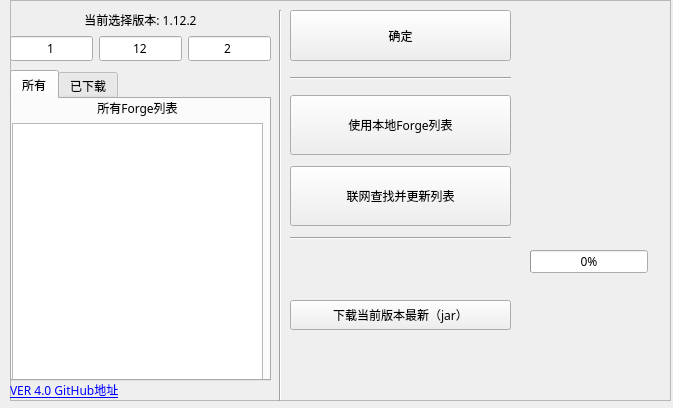
<?xml version="1.0" encoding="UTF-8"?>
<ui version="4.0">
 <class>MainWindow</class>
 <widget class="QMainWindow" name="MainWindow">
  <property name="enabled">
   <bool>true</bool>
  </property>
  <property name="geometry">
   <rect>
    <x>0</x>
    <y>0</y>
    <width>673</width>
    <height>408</height>
   </rect>
  </property>
  <property name="sizePolicy">
   <sizepolicy hsizetype="Fixed" vsizetype="Fixed">
    <horstretch>0</horstretch>
    <verstretch>0</verstretch>
   </sizepolicy>
  </property>
  <property name="minimumSize">
   <size>
    <width>500</width>
    <height>400</height>
   </size>
  </property>
  <property name="maximumSize">
   <size>
    <width>800</width>
    <height>600</height>
   </size>
  </property>
  <property name="font">
   <font>
    <family>微软雅黑</family>
    <weight>50</weight>
    <bold>false</bold>
   </font>
  </property>
  <property name="windowTitle">
   <string>MinecraftGetForge--By Trisuborn</string>
  </property>
  <property name="whatsThis">
   <string>版本</string>
  </property>
  <property name="accessibleName">
   <string/>
  </property>
  <widget class="QWidget" name="centralwidget">
   <widget class="QFrame" name="frame">
    <property name="geometry">
     <rect>
      <x>10</x>
      <y>0</y>
      <width>661</width>
      <height>401</height>
     </rect>
    </property>
    <property name="frameShape">
     <enum>QFrame::StyledPanel</enum>
    </property>
    <property name="frameShadow">
     <enum>QFrame::Raised</enum>
    </property>
    <widget class="QWidget" name="horizontalLayoutWidget_2">
     <property name="geometry">
      <rect>
       <x>0</x>
       <y>10</y>
       <width>261</width>
       <height>51</height>
      </rect>
     </property>
     <layout class="QGridLayout" name="gridLayout_3">
      <item row="1" column="1">
       <widget class="QLineEdit" name="lineEdit_ver2">
        <property name="acceptDrops">
         <bool>false</bool>
        </property>
        <property name="inputMask">
         <string>00</string>
        </property>
        <property name="text">
         <string>12</string>
        </property>
        <property name="maxLength">
         <number>2</number>
        </property>
        <property name="alignment">
         <set>Qt::AlignCenter</set>
        </property>
        <property name="placeholderText">
         <string>12</string>
        </property>
       </widget>
      </item>
      <item row="0" column="0" colspan="3">
       <widget class="QLabel" name="label_ver">
        <property name="text">
         <string>当前选择版本: 1.12.2</string>
        </property>
        <property name="alignment">
         <set>Qt::AlignCenter</set>
        </property>
       </widget>
      </item>
      <item row="1" column="2">
       <widget class="QLineEdit" name="lineEdit_ver3">
        <property name="acceptDrops">
         <bool>false</bool>
        </property>
        <property name="inputMask">
         <string>00</string>
        </property>
        <property name="text">
         <string>2</string>
        </property>
        <property name="maxLength">
         <number>2</number>
        </property>
        <property name="alignment">
         <set>Qt::AlignCenter</set>
        </property>
        <property name="placeholderText">
         <string>2</string>
        </property>
       </widget>
      </item>
      <item row="1" column="0">
       <widget class="QLineEdit" name="lineEdit_ver1">
        <property name="acceptDrops">
         <bool>false</bool>
        </property>
        <property name="inputMask">
         <string>0</string>
        </property>
        <property name="text">
         <string>1</string>
        </property>
        <property name="maxLength">
         <number>1</number>
        </property>
        <property name="alignment">
         <set>Qt::AlignCenter</set>
        </property>
        <property name="placeholderText">
         <string>1</string>
        </property>
       </widget>
      </item>
     </layout>
    </widget>
    <widget class="QWidget" name="verticalLayoutWidget_2">
     <property name="geometry">
      <rect>
       <x>280</x>
       <y>90</y>
       <width>221</width>
       <height>141</height>
      </rect>
     </property>
     <layout class="QVBoxLayout" name="verticalLayout">
      <item>
       <widget class="QPushButton" name="btn_locale">
        <property name="minimumSize">
         <size>
          <width>0</width>
          <height>60</height>
         </size>
        </property>
        <property name="text">
         <string>使用本地Forge列表</string>
        </property>
       </widget>
      </item>
      <item>
       <widget class="QPushButton" name="btn_query">
        <property name="minimumSize">
         <size>
          <width>0</width>
          <height>60</height>
         </size>
        </property>
        <property name="text">
         <string>联网查找并更新列表</string>
        </property>
       </widget>
      </item>
     </layout>
    </widget>
    <widget class="QPushButton" name="btn_sure">
     <property name="geometry">
      <rect>
       <x>280</x>
       <y>10</y>
       <width>221</width>
       <height>51</height>
      </rect>
     </property>
     <property name="sizePolicy">
      <sizepolicy hsizetype="Fixed" vsizetype="Fixed">
       <horstretch>0</horstretch>
       <verstretch>0</verstretch>
      </sizepolicy>
     </property>
     <property name="minimumSize">
      <size>
       <width>0</width>
       <height>0</height>
      </size>
     </property>
     <property name="maximumSize">
      <size>
       <width>400</width>
       <height>100</height>
      </size>
     </property>
     <property name="text">
      <string>确定</string>
     </property>
     <property name="flat">
      <bool>false</bool>
     </property>
    </widget>
    <widget class="Line" name="line">
     <property name="geometry">
      <rect>
       <x>250</x>
       <y>100</y>
       <width>3</width>
       <height>61</height>
      </rect>
     </property>
     <property name="orientation">
      <enum>Qt::Vertical</enum>
     </property>
    </widget>
    <widget class="QTabWidget" name="tabWidget">
     <property name="geometry">
      <rect>
       <x>0</x>
       <y>70</y>
       <width>261</width>
       <height>311</height>
      </rect>
     </property>
     <property name="currentIndex">
      <number>0</number>
     </property>
     <widget class="QWidget" name="tab">
      <attribute name="title">
       <string>所有</string>
      </attribute>
      <widget class="QWidget" name="verticalLayoutWidget">
       <property name="geometry">
        <rect>
         <x>0</x>
         <y>0</y>
         <width>251</width>
         <height>281</height>
        </rect>
       </property>
       <layout class="QGridLayout" name="gridLayout">
        <property name="sizeConstraint">
         <enum>QLayout::SetMinimumSize</enum>
        </property>
        <item row="0" column="0">
         <widget class="QLabel" name="label_out">
          <property name="enabled">
           <bool>true</bool>
          </property>
          <property name="text">
           <string>所有Forge列表</string>
          </property>
          <property name="alignment">
           <set>Qt::AlignCenter</set>
          </property>
         </widget>
        </item>
        <item row="1" column="0">
         <widget class="QTextBrowser" name="textBrowser_forgeList">
          <property name="enabled">
           <bool>true</bool>
          </property>
          <property name="tabChangesFocus">
           <bool>true</bool>
          </property>
          <property name="undoRedoEnabled">
           <bool>true</bool>
          </property>
          <property name="html">
           <string>&lt;!DOCTYPE HTML PUBLIC &quot;-//W3C//DTD HTML 4.0//EN&quot; &quot;http://www.w3.org/TR/REC-html40/strict.dtd&quot;&gt;
&lt;html&gt;&lt;head&gt;&lt;meta name=&quot;qrichtext&quot; content=&quot;1&quot; /&gt;&lt;style type=&quot;text/css&quot;&gt;
p, li { white-space: pre-wrap; }
&lt;/style&gt;&lt;/head&gt;&lt;body style=&quot; font-family:'微软雅黑'; font-size:9pt; font-weight:400; font-style:normal;&quot;&gt;
&lt;p style=&quot;-qt-paragraph-type:empty; margin-top:0px; margin-bottom:0px; margin-left:0px; margin-right:0px; -qt-block-indent:0; text-indent:0px;&quot;&gt;&lt;br /&gt;&lt;/p&gt;&lt;/body&gt;&lt;/html&gt;</string>
          </property>
          <property name="openExternalLinks">
           <bool>true</bool>
          </property>
         </widget>
        </item>
       </layout>
      </widget>
     </widget>
     <widget class="QWidget" name="tab_2">
      <attribute name="title">
       <string>已下载</string>
      </attribute>
      <widget class="QWidget" name="verticalLayoutWidget_4">
       <property name="geometry">
        <rect>
         <x>0</x>
         <y>0</y>
         <width>251</width>
         <height>281</height>
        </rect>
       </property>
       <layout class="QGridLayout" name="gridLayout_2">
        <property name="sizeConstraint">
         <enum>QLayout::SetMinimumSize</enum>
        </property>
        <item row="0" column="0">
         <widget class="QLabel" name="label_out_2">
          <property name="enabled">
           <bool>true</bool>
          </property>
          <property name="text">
           <string>已下载Forge列表</string>
          </property>
          <property name="alignment">
           <set>Qt::AlignCenter</set>
          </property>
         </widget>
        </item>
        <item row="1" column="0">
         <widget class="QTextBrowser" name="textBrowser_forgeList_2">
          <property name="enabled">
           <bool>true</bool>
          </property>
          <property name="tabChangesFocus">
           <bool>true</bool>
          </property>
          <property name="undoRedoEnabled">
           <bool>true</bool>
          </property>
          <property name="html">
           <string>&lt;!DOCTYPE HTML PUBLIC &quot;-//W3C//DTD HTML 4.0//EN&quot; &quot;http://www.w3.org/TR/REC-html40/strict.dtd&quot;&gt;
&lt;html&gt;&lt;head&gt;&lt;meta name=&quot;qrichtext&quot; content=&quot;1&quot; /&gt;&lt;style type=&quot;text/css&quot;&gt;
p, li { white-space: pre-wrap; }
&lt;/style&gt;&lt;/head&gt;&lt;body style=&quot; font-family:'微软雅黑'; font-size:9pt; font-weight:400; font-style:normal;&quot;&gt;
&lt;p style=&quot;-qt-paragraph-type:empty; margin-top:0px; margin-bottom:0px; margin-left:0px; margin-right:0px; -qt-block-indent:0; text-indent:0px;&quot;&gt;&lt;br /&gt;&lt;/p&gt;&lt;/body&gt;&lt;/html&gt;</string>
          </property>
          <property name="openExternalLinks">
           <bool>true</bool>
          </property>
         </widget>
        </item>
       </layout>
      </widget>
     </widget>
    </widget>
    <widget class="QWidget" name="verticalLayoutWidget_3">
     <property name="geometry">
      <rect>
       <x>0</x>
       <y>380</y>
       <width>261</width>
       <height>21</height>
      </rect>
     </property>
     <layout class="QVBoxLayout" name="verticalLayout_2">
      <property name="spacing">
       <number>1</number>
      </property>
      <item>
       <widget class="QLabel" name="label_github">
        <property name="sizePolicy">
         <sizepolicy hsizetype="Expanding" vsizetype="Expanding">
          <horstretch>0</horstretch>
          <verstretch>0</verstretch>
         </sizepolicy>
        </property>
        <property name="text">
         <string>&lt;a href=&quot;https://github.com/Trisuborn/MinecraftGetForge&quot;&gt;VER 4.0 GitHub地址&lt;/a&gt;</string>
        </property>
        <property name="openExternalLinks">
         <bool>true</bool>
        </property>
       </widget>
      </item>
     </layout>
    </widget>
    <widget class="Line" name="line_2">
     <property name="geometry">
      <rect>
       <x>260</x>
       <y>10</y>
       <width>20</width>
       <height>391</height>
      </rect>
     </property>
     <property name="orientation">
      <enum>Qt::Vertical</enum>
     </property>
    </widget>
    <widget class="QWidget" name="verticalLayoutWidget_5">
     <property name="geometry">
      <rect>
       <x>280</x>
       <y>250</y>
       <width>221</width>
       <height>131</height>
      </rect>
     </property>
     <layout class="QVBoxLayout" name="verticalLayout_3">
      <item>
       <widget class="QPushButton" name="btn_download_1">
        <property name="minimumSize">
         <size>
          <width>0</width>
          <height>30</height>
         </size>
        </property>
        <property name="text">
         <string>下载当前版本最新（jar）</string>
        </property>
       </widget>
      </item>
     </layout>
    </widget>
    <widget class="Line" name="line_3">
     <property name="geometry">
      <rect>
       <x>280</x>
       <y>70</y>
       <width>221</width>
       <height>16</height>
      </rect>
     </property>
     <property name="orientation">
      <enum>Qt::Horizontal</enum>
     </property>
    </widget>
    <widget class="Line" name="line_4">
     <property name="geometry">
      <rect>
       <x>280</x>
       <y>230</y>
       <width>221</width>
       <height>16</height>
      </rect>
     </property>
     <property name="orientation">
      <enum>Qt::Horizontal</enum>
     </property>
    </widget>
    <widget class="QProgressBar" name="progress_bar">
     <property name="geometry">
      <rect>
       <x>520</x>
       <y>250</y>
       <width>118</width>
       <height>23</height>
      </rect>
     </property>
     <property name="value">
      <number>0</number>
     </property>
     <property name="alignment">
      <set>Qt::AlignCenter</set>
     </property>
     <property name="textDirection">
      <enum>QProgressBar::TopToBottom</enum>
     </property>
    </widget>
   </widget>
  </widget>
 </widget>
 <resources/>
 <connections/>
</ui>
